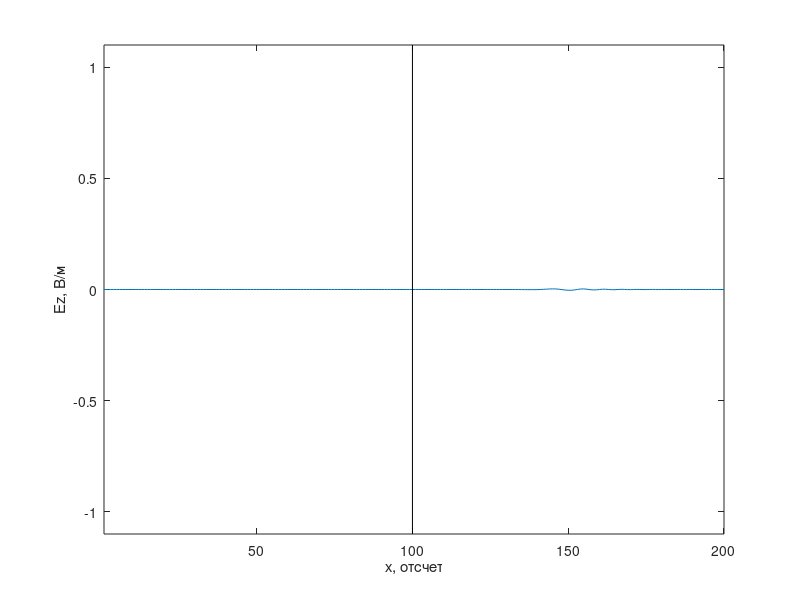
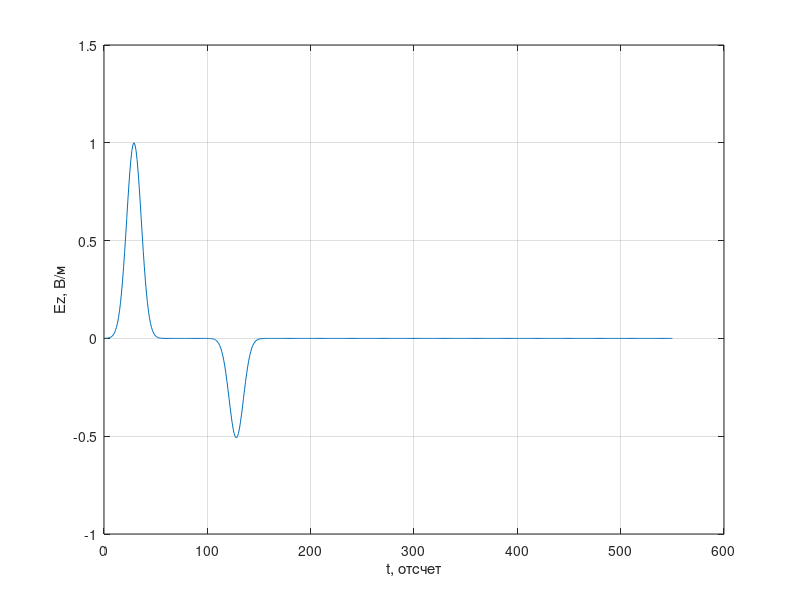

Recreate these plots in MATLAB, in order.
%% Одномерный FDTD. Версия 1.8
% Граница раздела. Используются граничные условия ABC первого порядка.
clear

% Волновое сопротивление свободного пространства
W0 = 120 * pi;

% Число Куранта
Sc = 1;

% Время расчета в отсчетах
maxTime = 550;

% Размер области моделирования в отсчетах
maxSize = 200;

% Положение датчика, регистрирующего поля
probePos = 50;

layer_x = 100;

Ez = zeros (1, maxSize);
Hy = zeros (1, maxSize - 1);

eps = ones (size (Ez));
eps(layer_x: end) = 9.0;

mu = ones (size (Ez));

% !!!
% Ez(2) в предыдущий момент времени
oldEzLeft = 0;

% !!!
% Ez(end-1) в предыдущий момент времени
oldEzRight = 0;

% !!!
% Расчет коэффициентов для граничных условий
tempLeft = Sc / sqrt (mu(1) * eps(1));
koeffABCLeft = (tempLeft - 1) / (tempLeft + 1);

tempRight = Sc / sqrt (mu(end) * eps(end));
koeffABCRight = (tempRight - 1) / (tempRight + 1);

% Поле, зарегистрированное в датчике в зависимости от времени
probeTimeEz = zeros (1, maxTime);

figure

for t = 1: maxTime
    % Расчет компоненты поля H
    for m = 1: maxSize - 1
        % До этой строки Hy(n) хранит значение компоненты Hy
        % за предыдущий момент времени
        Hy(m) = Hy(m) + (Ez(m + 1) - Ez(m)) / W0 / mu(m);
    end
    
    Hy(49) = Hy(49) - exp (-(t - 30.0) ^ 2 / 100.0) / W0;
    
    % Расчет компоненты поля E
  
    for m = 2: maxSize - 1
        % До этой строки Ez(n) хранит значение компоненты EzS
        % за предыдущий момент времени
        Ez(m) = Ez(m) + (Hy(m) - Hy(m - 1)) * W0 / eps (m);
    end

    % Источник возбуждения
    Ez(50) = Ez(50) + exp (-(t + 0.5 - (-0.5) - 30.0) ^ 2 / 100.0);
    
    % Граничные условия ABC первой степени
    Ez(1) = oldEzLeft + koeffABCLeft * (Ez(2) - Ez(1));
    oldEzLeft = Ez(2);
    
    Ez(end) = oldEzRight + koeffABCRight * (Ez(end-1) - Ez(end));
    oldEzRight = Ez(end-1);
    
    % Регистрация поля в точке
    probeTimeEz(t) = Ez(probePos);
    
    plot (Ez);
    xlim ([1, maxSize]);
    ylim ([-1.1, 1.1]);
    xlabel ('x, отсчет')
    ylabel ('Ez, В/м')
    line ([layer_x, layer_x], [-1.1, 1.1], ...
        'Color',[0.0, 0.0, 0.0]);
    pause (0.01)
end

figure
plot (probeTimeEz)
xlabel ('t, отсчет')
ylabel ('Ez, В/м')
grid on
